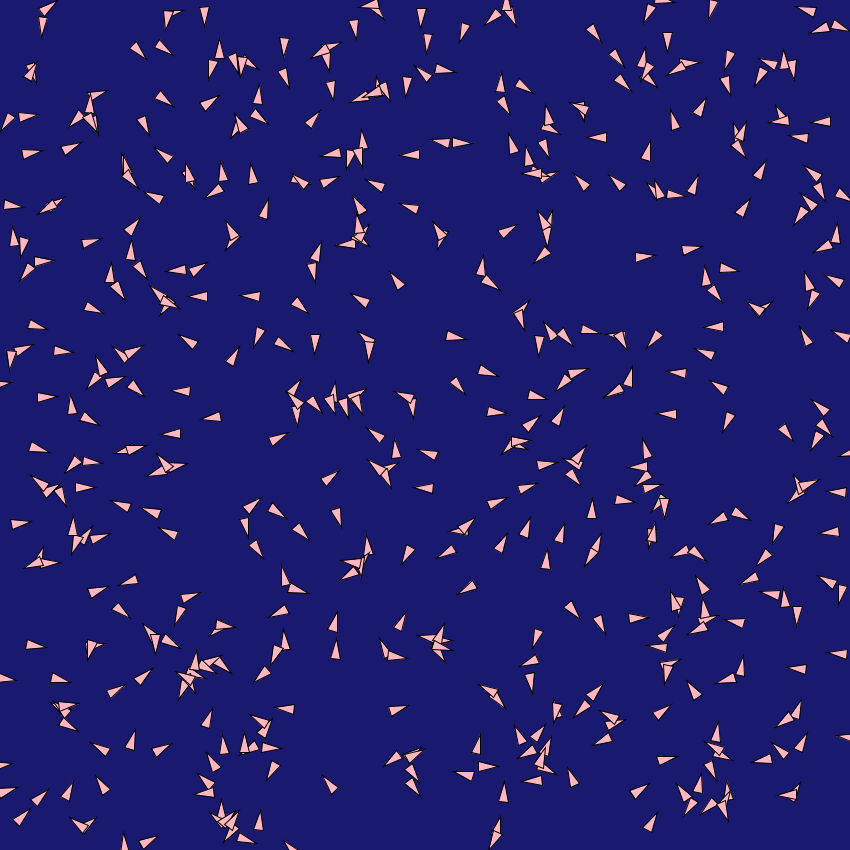
Frame 1 (no input)
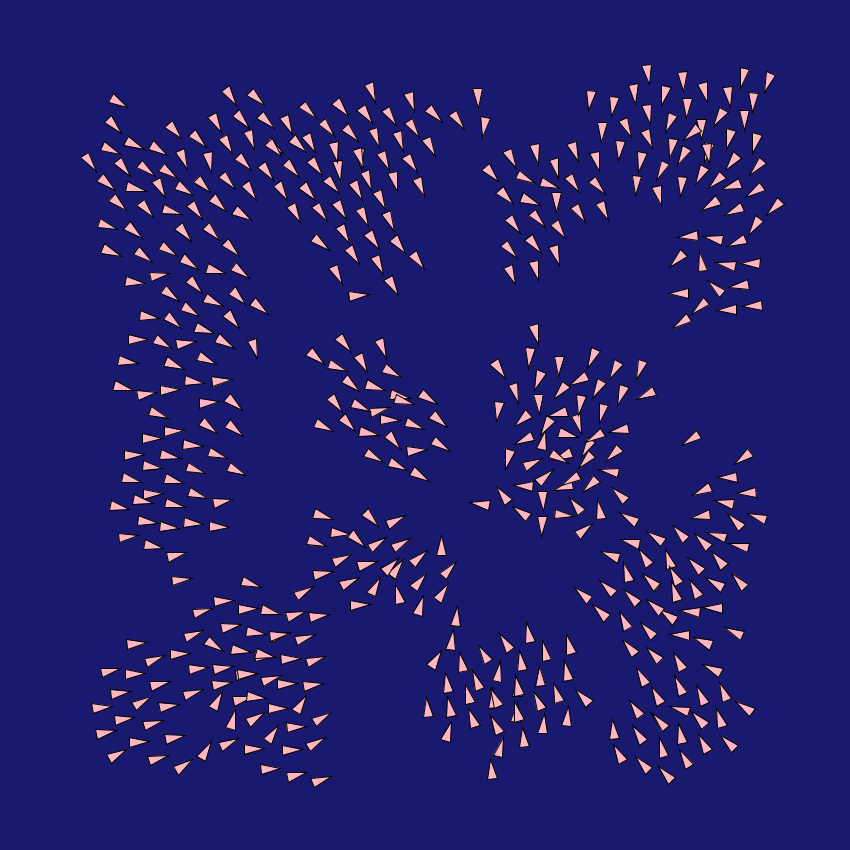
Frame 60 (the mouse pressed at the canvas centre just before this capture)
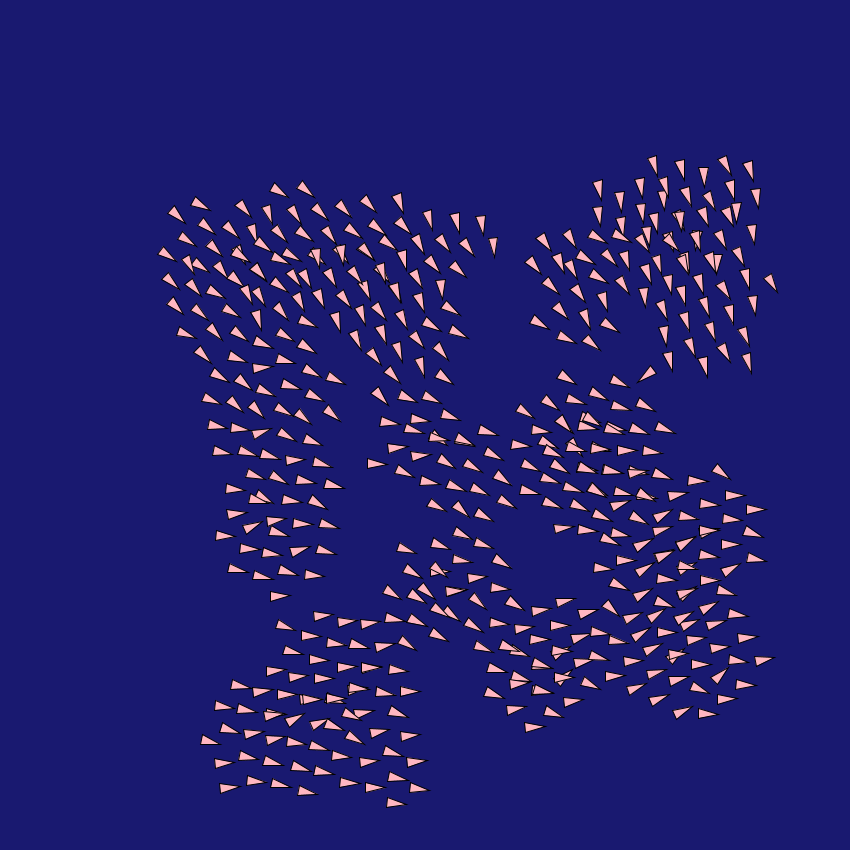
Frame 120 (the mouse held since frame 60 and released just before this capture)

The Processing sketch that drew these frames (run headless with seeded random() and noise(); from frame 60 on, the mouse is pressed at the canvas centre):

// Processing sketch: FFlocking
// ── FFlocking.pde
ArrayList<Biod> m;
final color blue = color(25, 25, 112);
final color pink = color(255, 182, 193);


void setup() {
  size(850, 850);
  surface.setLocation(2200, -600);
  m= new ArrayList<Biod>();
  for(int i=0; i<500; i++){
    m.add(new Biod());
  }
}

void draw() {
  background(blue);

  for(int i=0; i<m.size(); i++){
    m.get(i).applyBehaviour(m);
    m.get(i).step();
    m.get(i).passEdges();
    m.get(i).display();
  }
}

// ── Biod.pde
class Biod {
  PVector location;
  PVector velocity;
  PVector acceleration;
  float maxSpeed;
  float maxForce;
  float heading;
  float slowDownDistance;
  float desiredSeperation;
  float desiredCohesion;
  float flockingDistance;
  float mass; 

  Biod() {
    location = new PVector(random(width), random(height));
    velocity = new PVector(0, 0);  
    acceleration = new PVector(0, 0); 
    maxSpeed = 10;
    maxForce = 0.6;
    heading = 0;
    mass = 1;
    slowDownDistance = 100*mass;
    desiredSeperation = 25*mass;
    desiredCohesion = 100*mass;
    flockingDistance = 150*mass;
    
  }

  Biod(float x, float y) {
    location = new PVector(x, y);
    velocity = new PVector(0, 0);  
    acceleration = new PVector(0, 0); 
    maxSpeed = 10;
    maxForce = 0.6;
    heading = 0;
    slowDownDistance = 200;
    desiredSeperation = 50;
    desiredCohesion = 200;
    mass = random(1, 4);
  }

  void applyForce(PVector force) {
    PVector f = PVector.div(force, mass);
    acceleration.add(f);
  }

  PVector separate(ArrayList<Biod> others) {
    PVector desiredVelocity = new PVector(0, 0);
    PVector steering = new PVector(0, 0);
    int count=0;
    //for every OTHER Biod within a distance calculate 
    //a desired velocity away from that Biod
    for (Biod v : others) {
      //calculate the average desired velocity
      PVector diff = PVector.sub(location, v.location);
      float distance = diff.mag();
      if (distance < desiredSeperation && distance > 0) {
        diff.limit(maxSpeed);
        desiredVelocity.add(diff);
        count++;
      }
    }
    if (count !=0) {
      desiredVelocity.div(count);
      desiredVelocity.limit(maxSpeed); 

      //calculate the steering force
      steering = PVector.sub(desiredVelocity, velocity); 
      steering.limit(maxForce);
      //apply this force
    }
    return steering;
  }

  PVector cohesion(ArrayList<Biod> others) {
    PVector desiredVelocity = new PVector(0, 0);
    PVector steering = new PVector(0, 0);
    int count=0;
    //for every OTHER Biod within a distance calculate 
    //a desired velocity towards from that Biod
    for (Biod v : others) {
      //calculate the average desired velocity
      PVector diff = PVector.sub(v.location, location);
      float distance = diff.mag();
      if (distance < desiredCohesion && distance > 0) {
        diff.limit(maxSpeed);
        desiredVelocity.add(diff);
        count++;
      }
    }
    if (count !=0) {
      desiredVelocity.div(count);
      desiredVelocity.limit(maxSpeed); 

      //calculate the steering force
      steering = PVector.sub(desiredVelocity, velocity); 
      steering.limit(maxForce);
      //return this force
    }
    return steering;
  }


  PVector seek(PVector target) {
    //1. calculate desired velocity by taking the difference between
    //target and current location using v3 = PVector.sub(v1, v2);
    PVector desired = PVector.sub(target, location);

    // Calculate the distance to the target
    float distance = desired.mag();
    //2. limit the desired velocity to maxSpeed using .limit(value)
    if (distance > slowDownDistance) {
      desired.limit(maxSpeed);
    } else {
      float speed = map(distance, 0, slowDownDistance, 0, maxSpeed);
      desired.limit(speed);
    }
    //3. Calculate the steering force by taking the difference between
    // the desired velocity - current velocity
    PVector steeringForce = PVector.sub(desired, velocity);
    //4. limit the steering force to maxForce using .limit(value)
    steeringForce.limit(maxForce);
    //5. return the force to the Biod
    return steeringForce;
  }
  
  PVector align(ArrayList<Biod> others){
    PVector steering = new PVector(0,0); 
    PVector desiredVelocity = new PVector(0,0); 
    int count=0;
    for(Biod b: others){
      float d = PVector.dist(location, b.location);
      if(d<flockingDistance && d>0){
        desiredVelocity.add(b.velocity);
        count++;
      }
    }
    if(count>0){
      desiredVelocity.div(count);
      desiredVelocity.limit(maxSpeed);
      
      steering = PVector.sub(desiredVelocity, velocity);
      steering.limit(maxForce);
    }
    return steering;
  }

  void applyBehaviour(ArrayList<Biod> others) {
    //combine the seek and the separate behaviours
    //First the separate:
    //Get the force
    PVector separateForce = separate(others);
    separateForce.mult(1.25);
    //apply the force
    applyForce(separateForce);
    //Next the cohision:
    //Get the force
    PVector cohisionForce = cohesion(others);
    cohisionForce.mult(0.7);
    //Apply the force
    applyForce(cohisionForce);
    //Finaly the align
    //get the force
    PVector alignForce= align(others);
    alignForce.mult(0.7);
    //apply it
    applyForce(alignForce);
  }

  void step() { 
    velocity.add(acceleration);
    velocity.limit(maxSpeed);
    location.add(velocity);
    heading = velocity.heading();
    acceleration = new PVector(0, 0);
  }

  void bounceOnEdges() {
    if (location.x>width || location.x<0) velocity.x *= -1;
    if (location.y>height || location.y<0) velocity.y *= -1;
  }

  void passEdges() {
    if (location.x>width) location.x = 0;
    if (location.y>height) location.y =0;
    if (location.x<0) location.x = width;
    if (location.y<0) location.y = height;
  }

  void display() {
    fill(pink);
    pushMatrix();
    translate(location.x, location.y);
    rotate(heading);
    triangle(-mass*10, -mass*5, -mass*10, mass*5, mass*10, 0);
    popMatrix();
  }
}
